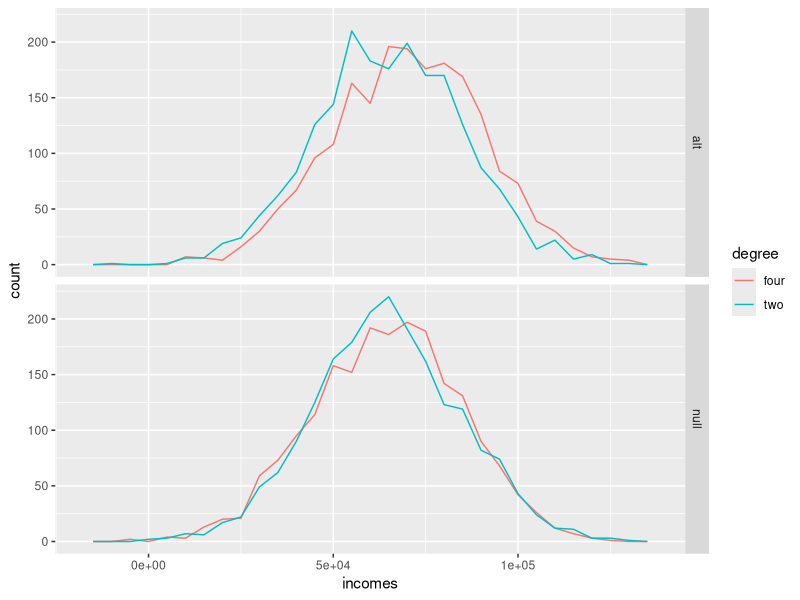
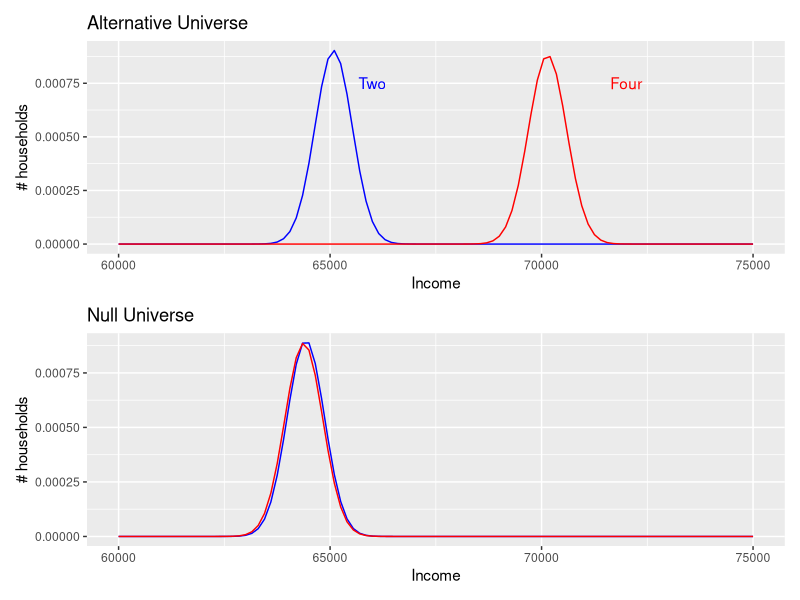
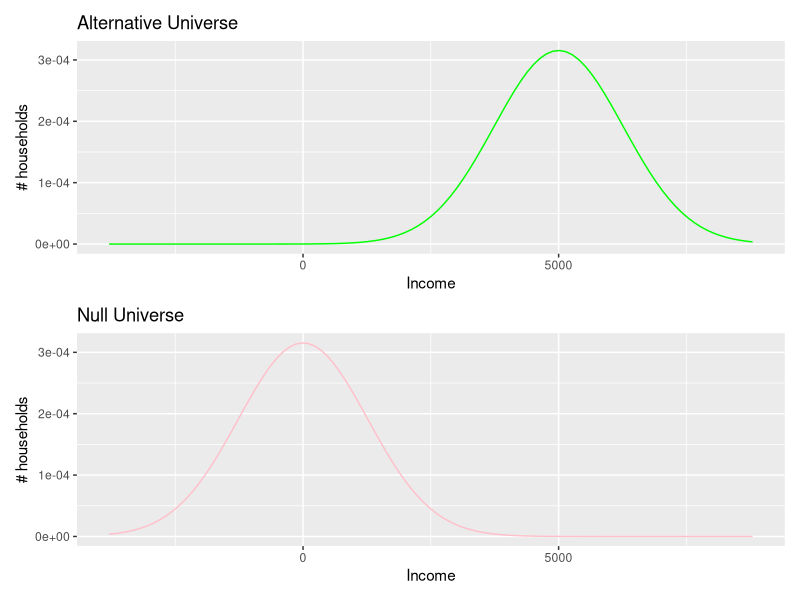
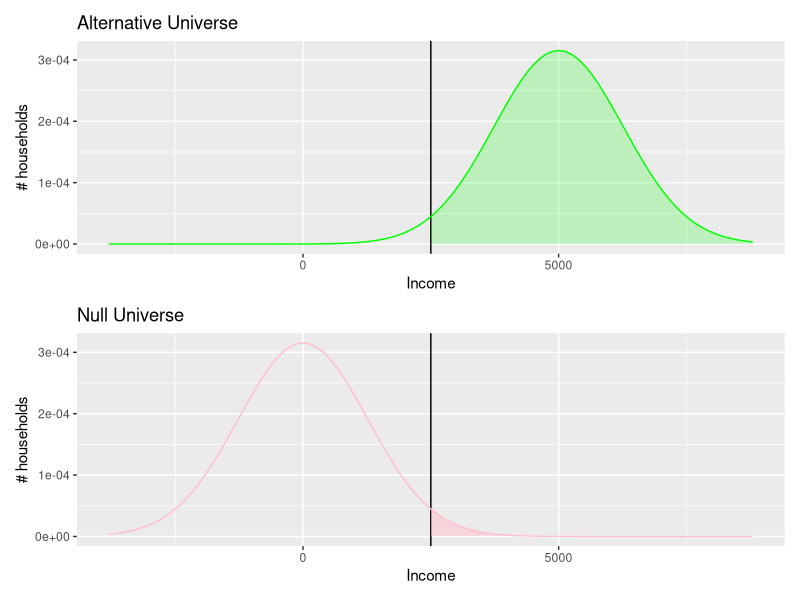
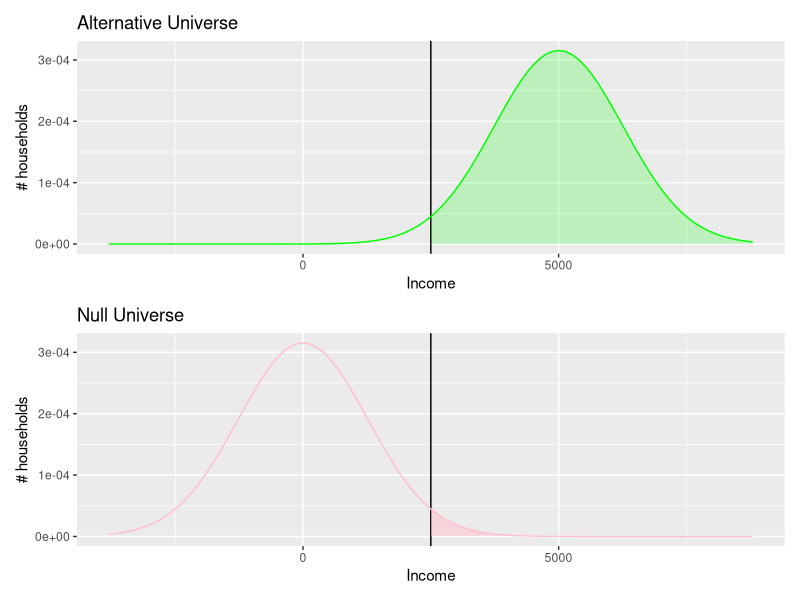

Write the R code that produced these figures, in order.
## ---- chunk 1
library(tidyverse)
library(patchwork)
## ---- chunk 2
### generate example samples from a null and minimal important effect
avg_Aus_income <- 65000  # ave Austin income in US$
sd_Aus_income <- 20000

# minimally interesting potential diff between 2 and 4 year degree
cool_effect <- 5000
big_Aus_income <- avg_Aus_income + cool_effect

# sample size - the main variables we'll play with
samp_size <- 2000
## ---- chunk 3
## need 3 columns: $, degree, universe (null or alt)
# incomes: var name is of form degree_universe
two_null <- rnorm(samp_size, mean = avg_Aus_income, sd = sd_Aus_income)
four_null <- rnorm(samp_size, mean = avg_Aus_income, sd = sd_Aus_income)
two_alt <- rnorm(samp_size, mean = avg_Aus_income, sd = sd_Aus_income)
four_alt <- rnorm(samp_size, mean = big_Aus_income, sd = sd_Aus_income)

incomes <- c(two_null, four_null, two_alt, four_alt)

# degree... 
degree <- rep(rep(c("two", "four"), times = 2), each = samp_size)

# universe...
universe <- rep(c("null", "alt"), each = 2*samp_size)

# assemble le tibble
income_sim <- tibble(incomes, degree, universe)

## plotting of our samples
samples_plot <- income_sim %>% 
  ggplot(aes(x = incomes, color = degree)) +
  geom_freqpoly(binwidth = 5000) +
  facet_grid(universe ~ .)

show(samples_plot)

## ---- chunk 4
## compute means, ses, etc.
my_summary <- income_sim %>% 
  group_by(universe, degree) %>% 
  summarize(
    s_size = n(),
    my_means = mean(incomes), 
    my_sds = sd(incomes)) %>% 
  mutate(
    my_ses = my_sds/sqrt(s_size),
    my_CIs = my_ses * 1.96)
## ---- chunk 5
# tibble just for setting up x-axis of plot
my_XLim = c(60000, 75000)
xAx <- tibble(x = my_XLim) # x axis limits

### alternate universe first
# basic plot
altPlot <- ggplot(xAx, aes(x = x)) + 
  stat_function(fun = dnorm, 
                args = list(mean = my_summary[[2, 4]], sd = my_summary[[2, 6]]), color = "blue") +
  stat_function(fun = dnorm, 
                args = list(mean = my_summary[[1, 4]], sd = my_summary[[1, 6]]), color = "red")
# add goodies
altPlot <- altPlot +
  xlab("Income") +
  ylab("# households") +
  ggtitle("Alternative Universe") +
  annotate("text", x = avg_Aus_income +1000, y = .00075, label = "Two", color = "blue") + 
  annotate("text", x = big_Aus_income +2000, y = .00075, label = "Four", color = "red")

### null universe now
nullPlot <- ggplot(xAx, aes(x = x)) + 
  stat_function(fun = dnorm, 
                args = list(mean = my_summary[[4, 4]], sd = my_summary[[4, 6]]), color = "blue") +
  stat_function(fun = dnorm, 
                args = list(mean = my_summary[[3, 4]], sd = my_summary[[3, 6]]), color = "red")
# level up with goodies
nullPlot <- nullPlot +
  xlab("Income") +
  ylab("# households") +
  ggtitle("Null Universe")

show(altPlot / nullPlot)
## ---- chunk 6
# re-define here because we'll be playing with these
sd_Aus_income <- 20000 # mainly to remind myself
cool_effect <- 5000
criterion <- cool_effect/2
samp_size <- 500

# standard error of the difference
se_diff <- sqrt(2)*(sd_Aus_income)/sqrt(samp_size)

# tibble just for setting up x-axis of plot
x_ax_min <- -3*se_diff
x_ax_max <- cool_effect+3*se_diff
my_XLim = c(x_ax_min, x_ax_max)
xAx <- tibble(x = my_XLim) # x axis limits

### alternate universe first
# basic plot
altPlot <- ggplot(xAx, aes(x = x)) + 
  stat_function(fun = dnorm, 
                args = list(mean = cool_effect, sd = se_diff), color = "green")

# add goodies
altPlot <- altPlot +
  xlab("Income") +
  ylab("# households") +
  ggtitle("Alternative Universe")

### null universe now
nullPlot <- ggplot(xAx, aes(x = x)) + 
  stat_function(fun = dnorm, 
                args = list(mean = 0, sd = se_diff), color = "pink")
#  goodies
nullPlot <- nullPlot +
  xlab("Income") +
  ylab("# households") +
  ggtitle("Null Universe")

show(altPlot / nullPlot)
## ---- chunk 7
# re-define here because we'll be playing with these
sd_Aus_income <- 20000 # mainly to remind myself
cool_effect <- 5000
criterion <- cool_effect/2
samp_size <- 500

# standard error of the difference
se_diff <- sqrt(2)*(sd_Aus_income)/sqrt(samp_size)

# tibble just for setting up x-axis of plot
x_ax_min <- -3*se_diff
x_ax_max <- cool_effect+3*se_diff
my_XLim = c(x_ax_min, x_ax_max)
xAx <- tibble(x = my_XLim) # x axis limits

### alternate universe first
# basic plot
altPlot <- ggplot(xAx, aes(x = x)) + 
  geom_vline(xintercept = criterion) +
  stat_function(fun = dnorm, 
                args = list(mean = cool_effect, sd = se_diff), color = "green")
# fill false alarm rate
x_lim_fill <- c(criterion, x_ax_max)
altPlot <- altPlot +
  stat_function(fun = dnorm,
                args = list(mean = cool_effect, sd = se_diff), 
                xlim = x_lim_fill, 
                geom = "area",
                fill = "green", alpha = 0.2)
# add goodies
altPlot <- altPlot +
  xlab("Income") +
  ylab("# households") +
  ggtitle("Alternative Universe")

### null universe now
nullPlot <- ggplot(xAx, aes(x = x)) + 
  geom_vline(xintercept = criterion) +
  stat_function(fun = dnorm, 
                args = list(mean = 0, sd = se_diff), color = "pink")
x_lim_fill <- c(criterion, x_ax_max)
nullPlot <- nullPlot +
  stat_function(fun = dnorm,
                args = list(mean = 0, sd = se_diff), 
                xlim = x_lim_fill, 
                geom = "area",
                fill = "pink", alpha = 0.5)
#  goodies
nullPlot <- nullPlot +
  xlab("Income") +
  ylab("# households") +
  ggtitle("Null Universe")

show(altPlot / nullPlot)
## ---- chunk 8
my_power <- pnorm(criterion, mean = cool_effect, sd = se_diff, lower.tail = FALSE)
my_alpha <- pnorm(criterion, mean = 0, sd = se_diff, lower.tail = FALSE)

print(sprintf("For an n of %i", samp_size))
print(sprintf("Power is %.2f", my_power))
print(sprintf("Alpha is %.2f", my_alpha))
## ---- chunk 9
samp_size <- 500 # change me!

library(tidyverse)
library(patchwork)

# re-define here because we'll be playing with these
sd_Aus_income <- 20000 # mainly to remind myself
cool_effect <- 5000
criterion <- cool_effect/2


# standard error of the difference
se_diff <- sqrt(2)*(sd_Aus_income)/sqrt(samp_size)

# tibble just for setting up x-axis of plot
x_ax_min <- -3*se_diff
x_ax_max <- cool_effect+3*se_diff
my_XLim = c(x_ax_min, x_ax_max)
xAx <- tibble(x = my_XLim) # x axis limits

### alternate universe first
# basic plot
altPlot <- ggplot(xAx, aes(x = x)) + 
  geom_vline(xintercept = criterion) +
  stat_function(fun = dnorm, 
                args = list(mean = cool_effect, sd = se_diff), color = "green")
# fill false alarm rate
x_lim_fill <- c(criterion, x_ax_max)
altPlot <- altPlot +
  stat_function(fun = dnorm,
                args = list(mean = cool_effect, sd = se_diff), 
                xlim = x_lim_fill, 
                geom = "area",
                fill = "green", alpha = 0.2)
# add goodies
altPlot <- altPlot +
  xlab("Income") +
  ylab("# households") +
  ggtitle("Alternative Universe")

### null universe now
nullPlot <- ggplot(xAx, aes(x = x)) + 
  geom_vline(xintercept = criterion) +
  stat_function(fun = dnorm, 
                args = list(mean = 0, sd = se_diff), color = "pink")
x_lim_fill <- c(criterion, x_ax_max)
nullPlot <- nullPlot +
  stat_function(fun = dnorm,
                args = list(mean = 0, sd = se_diff), 
                xlim = x_lim_fill, 
                geom = "area",
                fill = "pink", alpha = 0.5)
#  goodies
nullPlot <- nullPlot +
  xlab("Income") +
  ylab("# households") +
  ggtitle("Null Universe")

show(altPlot / nullPlot)

my_power <- pnorm(criterion, mean = cool_effect, sd = se_diff, lower.tail = FALSE)
my_alpha <- pnorm(criterion, mean = 0, sd = se_diff, lower.tail = FALSE)

print(sprintf("For an n of %i", samp_size))
print(sprintf("Power is %.2f", my_power))
print(sprintf("Alpha is %.2f", my_alpha))
